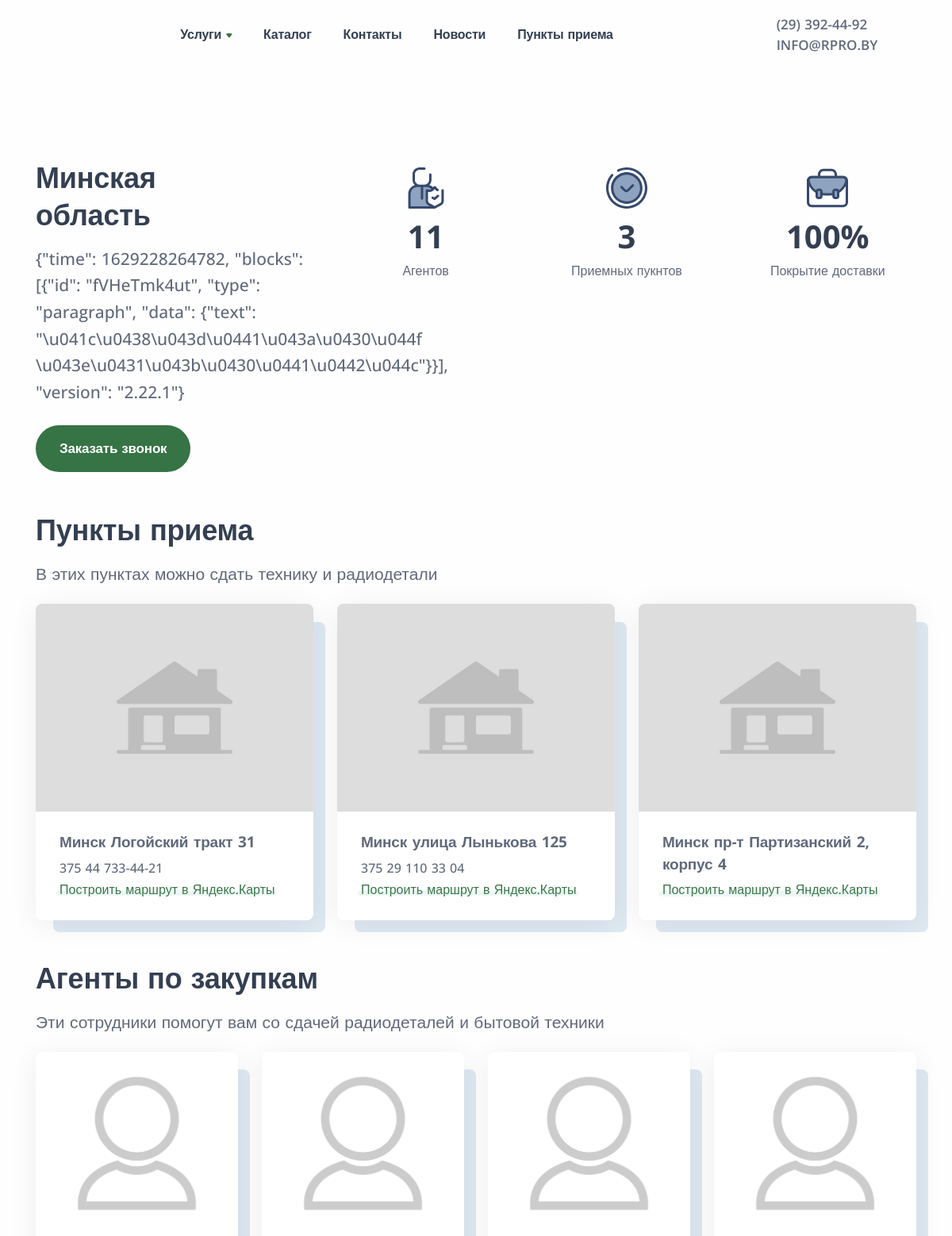
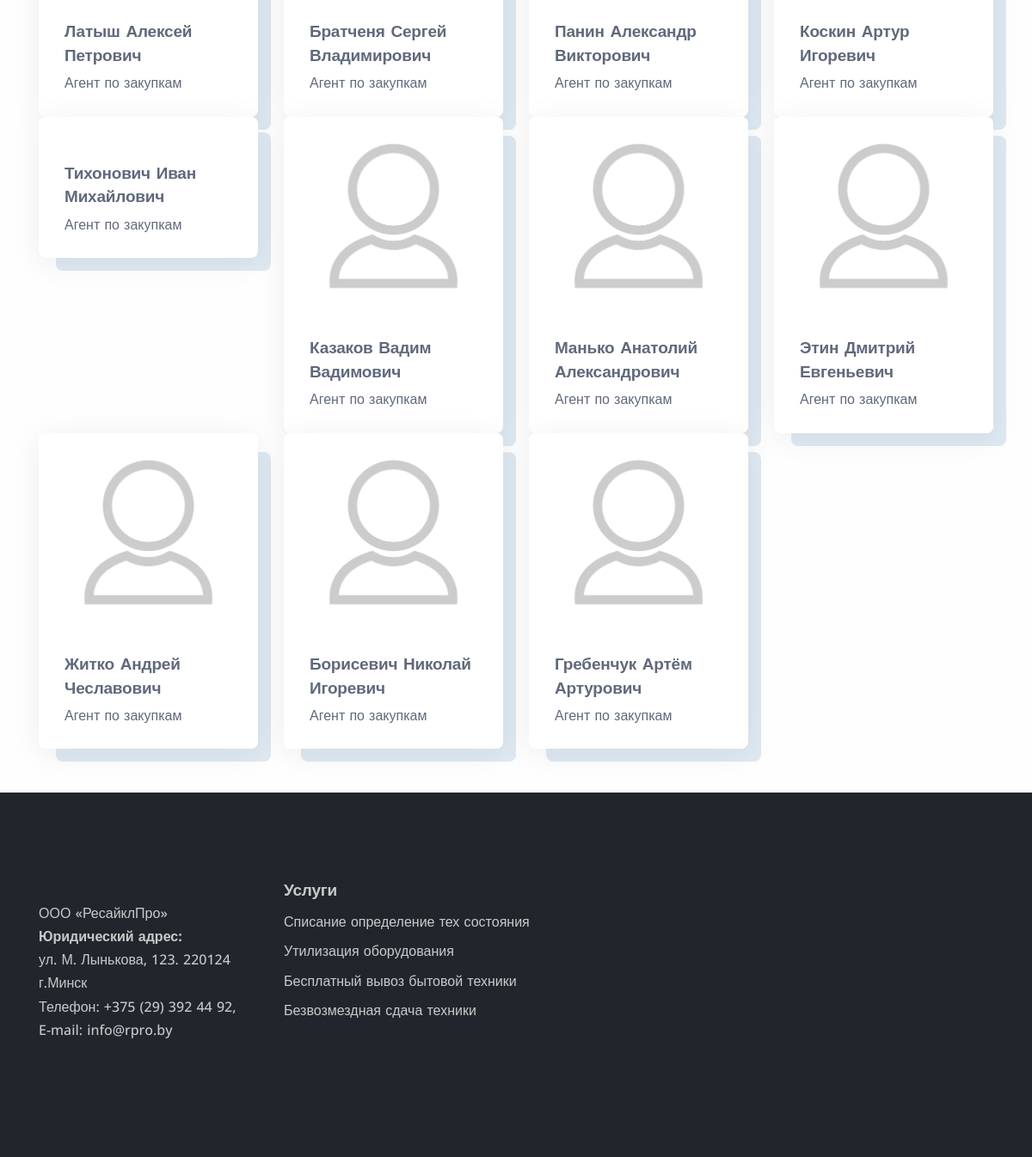
/region/minsk/, run on the app's committed database (2 pictures, top to bottom).
### recycle/models.py (models this page shows, shortened)
class Region(models.Model):
    region_name = models.CharField('Название региона', max_length=200)
    region_slug = models.CharField('URL', max_length=200, default='region' + str(datetime.datetime.now()))
    region_title = models.CharField('Заголовок title', max_length=200)
    region_metadesc = models.CharField('Описание description', max_length=300)
    region_short_desc = models.TextField('Короткое описание', blank=True)
    body_editorjs = EditorJsJSONField()

class Punkt(models.Model):
    punkt_name = models.CharField('Название пункта приема', max_length=200)
    punkt_title = models.CharField('Заголовок title', max_length=200)
    punkt_metadesc = models.CharField('Описание description', max_length=300)
    punkt_short_desc = models.TextField('Короткое описание', blank=True)
    punkt_geo = models.CharField('Описание description', max_length=300, default="55.659173,37.762848")
    punkt_image = models.ImageField('Изображение пункта')
    body_editorjs = EditorJsJSONField()
    region = models.ForeignKey(Region, on_delete=models.CASCADE)

class Agent(models.Model):
    agent_name = models.CharField('Имя агента', max_length=200)
    agent_title = models.CharField('Заголовок title', max_length=200)
    agent_metadesc = models.CharField('Описание description', max_length=300)
    agent_short_desc = models.TextField('Короткое описание', blank=True)
    agent_image = models.ImageField('Фото агента')
    body_editorjs = EditorJsJSONField()
    region = models.ForeignKey(Region, on_delete=models.CASCADE)

### recycle/views.py (the view)
# urls.py: path('region/<str:region_slug>/', views.RegionView.as_view(), name='region'),
class RegionView(View):
    def get(self, request, region_slug):
        region = Region.objects.get(region_slug=region_slug)
        return render(request, 'regionpage.html', {'region':region})

### RPRO/baseprocessor.py (called while the page is built)
def custom_proc(request):
    stock = False
    articles = Article.objects.all()
    for article in articles:
        if article.isStock == True:
            stock = True
    return {'stock': stock}

### templates/regionpage.html (shortened to what this page needs)
{% extends 'base.html' %}
{% load static %}
{% block content %}
    <div class="content-wrapper">
    <header class="wrapper">
        <nav class="navbar center-nav transparent navbar-expand-lg navbar-light">
            <div class="container flex-lg-row flex-nowrap align-items-center">
                <div class="navbar-collapse offcanvas-nav">
                    <ul class="navbar-nav">
<li class="nav-item"><a class="nav-link has-submenu" href="#" id="sm-162677704259718-37" aria-haspopup="true" aria-controls="sm-162677704259718-38" aria-expanded="false">Услуги<span class="sub-arrow"></span></a>
              </li>
                        <li class="nav-item "><a class="nav-link" href={% url 'category' %}>Каталог</a>
                        </li>
                        <li class="nav-item"><a class="nav-link" href={% url 'contact' %}>Контакты</a>
                        </li>
                        <li class="nav-item "><a class="nav-link" href={% url 'news' %}>Новости
                        </li>
                        <li class="nav-item"><a class="nav-link" href={% url 'punkty' %}>Пункты приема</a>
                        </li>
                    </ul>
                </div>
                <div class="navbar-other w-20 p-1 ms-auto">
                    <div class="contact-item w-100"><a href="tel:info@rpro.by" class="link-body"> <i class="uil uil-phone-volume"></i> (29) 392-44-92</a></div>
                    <div class="contact-item w-100"><a href="mailto:info@rpro.by" class="link-body"> <i class="uil uil-envelope-heart"></i> info@rpro.by</a></div>
                </div>
            </div>
        </nav>
    </header>
	<section class="container ">
<div class=" row pt-16">
					<div class="col-lg-4">
                        {% load editorjs %}
						<h1 class="display-4 mb-3 pe-xl-10">{{ region.region_name }}</h1>
						<p class="lead fs-lg mb-0 pe-xxl-10">{{ region.body_editorjs | editorjs }}</p>
                        <a href="#" class="btn btn-lg btn-primary rounded-pill me-2 mt-5" data-bs-toggle="modal" data-bs-target="#modal-01">Заказать звонок</a>
					</div>
					<div class="col-lg-8 mt-lg-2">
						<div class="row align-items-center counter-wrapper gy-6 text-center">
							<div class="col-md-4">
								<h3 class="counter" style="visibility: visible;">{{ region.agent_set.count }}</h3>
								<p>Агентов</p>
							</div>
							<div class="col-md-4">
								<h3 class="counter" style="visibility: visible;">{{ region.punkt_set.count }}</h3>
								<p>Приемных пукнтов</p>
							</div>
							<div class="col-md-4">
								<h3 class="counter" style="visibility: visible;">100%</h3>
								<p>Покрытие доставки</p>
							</div>
						</div>
					</div>
				</div>
		</section>
    <section class="container">
        <div class="row grid-view pt-10">
            <div class="pb-4">
            <h1 class="display-4 mb-3 pe-xl-10">Пункты приема</h1>
            <p class="lead fs-lg mb-0 pe-xxl-10">В этих пунктах можно сдать технику и радиодетали</p>
            </div>
            {% for punkt in region.punkt_set.all %}
				<div class="col-md-6 col-lg-4">
						<div class="position-relative">
							<div class="card shadow-lg">
								<figure class="card-img-top"><img class="img-fluid" src={{ punkt.punkt_image.url }} alt=""></figure>
								<div class="card-body px-6 py-5">
									<div class="mb-1 h4like">{{ punkt.punkt_name }}</div>
									<p class="mb-0">{{ punkt.punkt_short_desc }}</p>
                                    <span class="underline"><a target="_blank" href="https://yandex.ru/maps/?rtext=~{{ punkt.punkt_geo }}">Построить маршрут в Яндекс.Карты</a></span>
								</div>
							</div>
						</div>
					</div>
			{% endfor %}
				</div>
    </section>
    <section class="container">
        <div class="row grid-view py-10">
            <div class="pb-4">
            <h1 class="display-4 mb-3 pe-xl-10">Агенты по закупкам</h1>
            <p class="lead fs-lg mb-0 pe-xxl-10">Эти сотрудники помогут вам со сдачей радиодеталей и бытовой техники</p>
            </div>
			{% for agent in region.agent_set.all %}
				<div class="col-md-6 col-lg-3">
						<div class="position-relative">
							<div class="card shadow-lg">
								<figure class="card-img-top"><img class="img-fluid" src={{ agent.agent_image.url }} alt=""></figure>
								<div class="card-body px-6 py-5">
									<div class="mb-1 h4like">{{ agent.agent_name }}</div>
									<p class="mb-0">Агент по закупкам</p>
								</div>
							</div>
						</div>
					</div>
			{% endfor %}
				</div>
    </section>
    </div>
{% endblock %}

### data on the page
Region: region_name "Минская область", body_editorjs|editorjs "{\"time\": 1629228264782, \"blocks\": [{\"id\": \"fVHeTmk4ut\", \"type\": \"paragraph\", \"data\": {\"text\": \"\\u041c\\u0438\\u043d\\u0441\\u043a\\u0430\\u044f \\u043e\\u0431\\u043b\\u0430\\u0441\\u0442\\u044c\"}}], \"version\": \"2.22.1\"}", agent_set.count "11", punkt_set.count "3"
Punkt: punkt_image (picture), punkt_name "Минск Логойский тракт 31", punkt_short_desc "375 44 733-44-21"
Punkt: punkt_image (picture), punkt_name "Минск улица Лынькова 125", punkt_short_desc "375 29 110 33 04"
Punkt: punkt_image (picture), punkt_name "Минск пр-т Партизанский 2, корпус 4"
Agent: agent_image (picture), agent_name "Латыш Алексей Петрович"
Agent: agent_image (picture), agent_name "Братченя Сергей Владимирович"
Agent: agent_image (picture), agent_name "Панин Александр Викторович"
Agent: agent_image (picture), agent_name "Коскин Артур Игоревич"
Agent: agent_name "Тихонович Иван Михайлович"
Agent: agent_image (picture), agent_name "Казаков Вадим Вадимович"
Agent: agent_image (picture), agent_name "Манько Анатолий Александрович"
Agent: agent_image (picture), agent_name "Этин Дмитрий Евгеньевич"
Agent: agent_image (picture), agent_name "Житко Андрей Чеславович"
Agent: agent_image (picture), agent_name "Борисевич Николай Игоревич"
Agent: agent_image (picture), agent_name "Гребенчук Артём Артурович"
